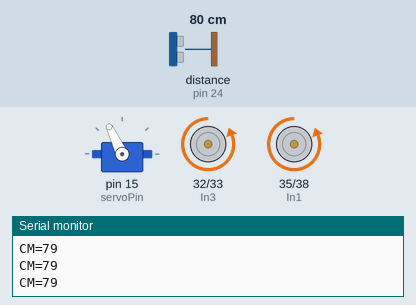
Bench run of a sketch on a simulated Arduino Mega 2560, built with avr-gcc and run on an emulated ATmega2560. Parts: servo, motor-driver pin pairs drawn as motors (green arrow = first pin HIGH = forward, orange = second pin HIGH = backward, longer = more drive), the last lines printed to the serial monitor. Wiring (inferred from the names in the program): ultrasonic range finder: trigger pin 22; echo pin 24. The test bench sets the inputs (shaded band); at power-on: distance to the obstacle (sensor on pin 24) 80 cm. The echo pulse lasts 58.3 µs per cm.

Above: at 3.2 s.
3.3 s: distance to the obstacle (sensor on pin 24) set to 18 cm
4.8 s: distance to the obstacle (sensor on pin 24) set to 15 cm
At 7.4 s:
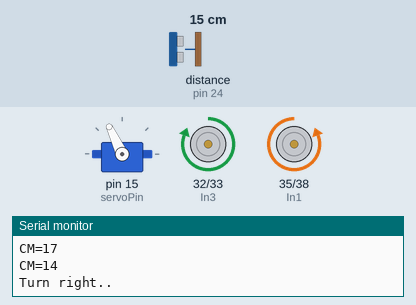
7.8 s: distance to the obstacle (sensor on pin 24) set to 60 cm
At 7.81 s:
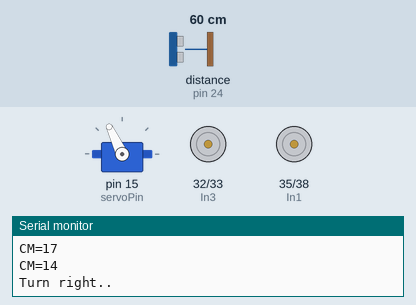
9.4 s: distance to the obstacle (sensor on pin 24) set to 2 cm
At 10.4 s:
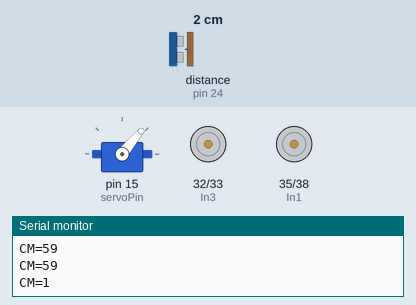
Timing chart, 0 to 13.4 s (numbered marks = the images above; inputs shaded):
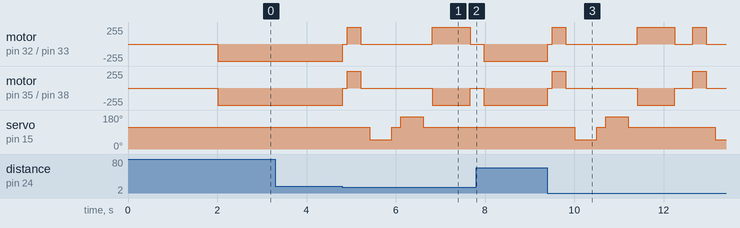

The sketch:

espObjAvoid.ino
```cpp
#include <Servo.h>

#define TrigPin 22
#define EchoPin 24
#define MAX_DISTANCE 200

#define MOTOR_ENA 34
#define In1 35
#define In2 38
#define MOTOR_ENB 42
#define In3 32
#define In4 33

#define servoPin 15 // Define the pin for the servo

Servo myservo;

void setup() {
  Serial.begin(9600);
  pinMode(In1, OUTPUT);
  pinMode(In2, OUTPUT);
  pinMode(In3, OUTPUT);
  pinMode(In4, OUTPUT);
  pinMode(TrigPin, OUTPUT);
  pinMode(EchoPin, INPUT);
  myservo.attach(servoPin);
  myservo.write(115);
  delay(2000);
}

void loop() {
  long duration, distance;
  digitalWrite(TrigPin, LOW);
  delayMicroseconds(2);
  digitalWrite(TrigPin, HIGH);
  delayMicroseconds(10);
  digitalWrite(TrigPin, LOW);
  duration = pulseIn(EchoPin, HIGH);
  distance = (duration / 2) / 29.1;
  Serial.print("CM=");
  Serial.println(distance);

  if(distance <= 15) {
    Stop();
    delay(100);
    Backward();
    delay(300);
    Stop();
    delay(200);
    lookRight();
    delay(200);
    lookLeft();
    delay(200);
    TurnRight();
    delay(850);
    Stop();
    delay(300);
  } else {
    Forward();
  }
}

void lookRight() {
    myservo.write(50);
    delay(500);
    myservo.write(115);
}

void lookLeft() {
    myservo.write(170);
    delay(500);
    myservo.write(115);
}

void moveStop() {
  digitalWrite(In1, LOW);
  digitalWrite(In2,LOW);
  digitalWrite(In3, LOW);
  digitalWrite(In4, LOW);
}

void Forward() {
  digitalWrite(In1,LOW);
  digitalWrite(In2,HIGH);
  digitalWrite(In3,LOW);
  digitalWrite(In4,HIGH);
}

void Backward() {
  digitalWrite(In1,HIGH);
  digitalWrite(In2,LOW);
  digitalWrite(In3,HIGH);
  digitalWrite(In4,LOW);
}

void TurnRight() {
  Serial.println("Turn right..");
  digitalWrite(In1, LOW);
  digitalWrite(In2, HIGH);
  digitalWrite(In3, HIGH);
  digitalWrite(In4, LOW);
}

void TurnLeft() {
 Serial.println("Turn left..");
 myservo.write(180);
 digitalWrite(In1, HIGH);
 digitalWrite(In2, LOW);
 digitalWrite(In3, LOW);
 digitalWrite(In4, HIGH);
}

void Stop() {
 digitalWrite(In1, LOW);
 digitalWrite(In2, LOW);
 digitalWrite(In3, LOW);
 digitalWrite(In4, LOW);
}
```

Measured:
- the behaviour switches between 17 and 16 cm on distance to the obstacle (sensor on pin 24) (found by bisection; images 0 and 1)
- after the input at 7.8 s, servo on pin 15 (servoPin): stays 115° (without the input it goes to 50° after 0.77 s)
